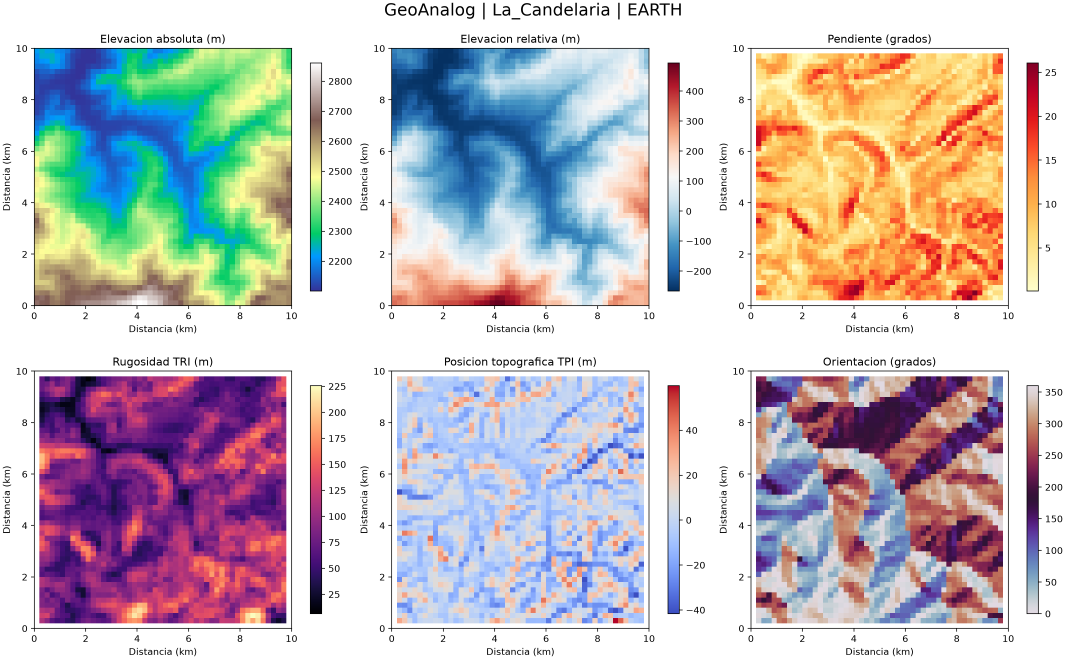
#> input picture data/figures/earth_La_Candelaria_analysis.png, 3200 x 2000 px (shown at 1/3 size)
$ python -i export_gallery.py   (imports and definitions only)
#> lines starting #> are read from the running program, lines starting #| are printed output that depends on the picture
#> further down, picture is the input picture: PIL image 3200x2000 RGBA; mean R, G, B, A 199.8, 192.5, 195, 255
"""
export_gallery.py - Download the curated image gallery shown in the app's carousels.

Input:  data/gallery_sources.json  hand-picked images per place (NASA Image and
                                   Video Library ids or NASA SVS stills), with
                                   a short caption in Spanish and English.
Output: web/public/images/gallery/<place>/<n>.jpg   resized JPEGs (max 1600 px)
        web/public/data/gallery.json                captions, credit, date, kind
                                                    and link to the source

Every image is public NASA material (NASA media guidelines: not copyrighted
unless noted). The script stops on any image whose description mentions a
copyright, and keeps the credit line written in the NASA description
("Credit: NASA/JPL-Caltech/..."). Details: docs/DATOS_WEB.md.

Examples:
    python src/export_gallery.py            # only missing images
    python src/export_gallery.py --force    # download everything again
"""

import argparse
import html
import io
import json
import re
import sys
import time
from datetime import datetime, timezone
from pathlib import Path

import numpy as np
import requests
from PIL import Image

ROOT = Path(__file__).resolve().parent.parent
NASA_API = "https://images-api.nasa.gov"
SVS_API = "https://svs.gsfc.nasa.gov/api"

MAX_SIDE = 1600
MAX_ASPECT = 2.4  # wider panoramas are center-cropped to this width / height
MIN_ASPECT = 0.75  # taller strips are center-cropped to this

session = requests.Session()
session.headers["User-Agent"] = "geoanalog/1.0 (NASA Space Apps 2026)"


# [12 lines left out: function get, not called in this run]


def clean(text):
    return re.sub(r"\s+", " ", html.unescape(re.sub(r"<[^>]+>", " ", text or ""))).strip()


# [62 lines left out: functions nasa_credit, nasa_image, open_image, svs_image, not called in this run]


def trim_and_fit(img):
    """Remove black borders (rotated orbital strips), tame extreme aspect ratios and resize."""
    img = img.convert("RGB")
    a = np.asarray(img)
    # Only rows/columns that are almost entirely black: lunar shadows are dark
    # too, so anything stricter eats real terrain.
    lit = a.max(axis=2) > 12
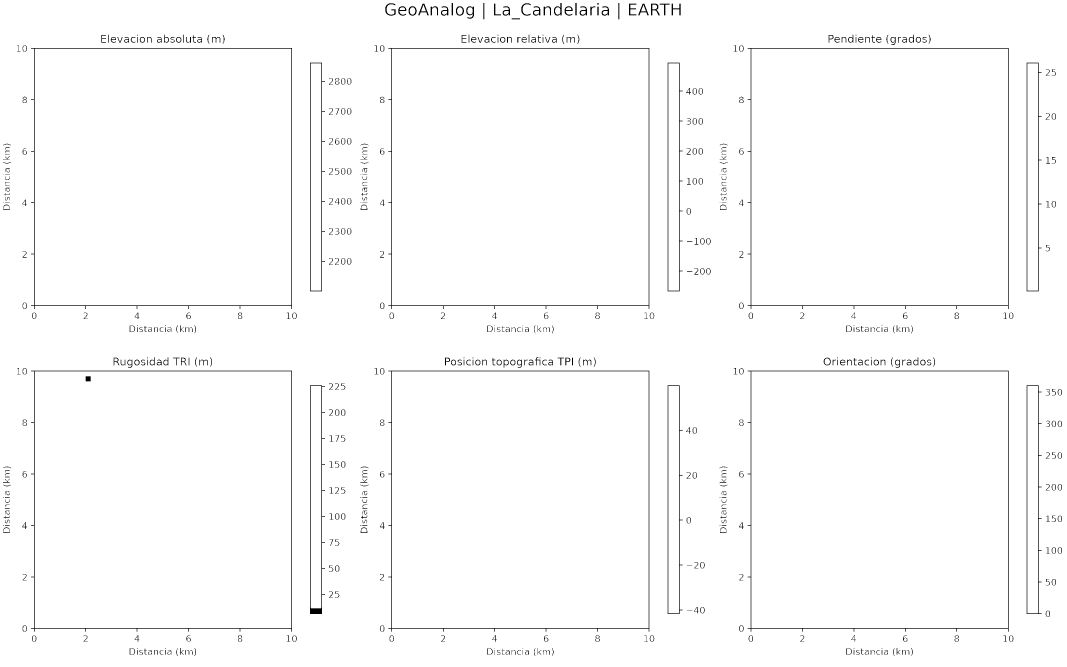
#> lit: shape (2000, 3200) bool (shown at 1/3 size); 98.5% white; black in thin lines or dots
    rows = np.where(lit.mean(axis=1) > 0.03)[0]
#> rows = 2000 values from 0 to 1999
    cols = np.where(lit.mean(axis=0) > 0.03)[0]
#> cols = 3200 values from 0 to 3199
    if len(rows) > 10 and len(cols) > 10:
        img = img.crop((cols[0], rows[0], cols[-1] + 1, rows[-1] + 1))
    w, h = img.size
#> w = 3200; h = 2000
    if w / h > MAX_ASPECT:
        nw = int(h * MAX_ASPECT)
        img = img.crop(((w - nw) // 2, 0, (w - nw) // 2 + nw, h))
    elif w / h < MIN_ASPECT:
        nh = int(w / MIN_ASPECT)
        img = img.crop((0, (h - nh) // 2, w, (h - nh) // 2 + nh))
    img.thumbnail((MAX_SIDE, MAX_SIDE), Image.LANCZOS)
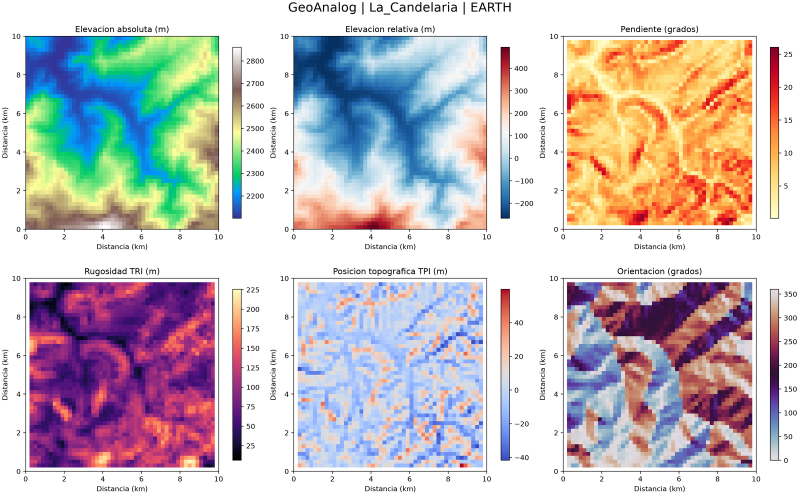
#> img: PIL image 1600x1000 RGB (shown at 1/2 size); mean R, G, B 199.5, 192.3, 194.8
    return img


# [69 lines left out: function main, not called in this run]


# [2 lines not run here, left out]

>>> from PIL import Image
>>> picture = Image.open('../data/figures/earth_La_Candelaria_analysis.png')
>>> result = trim_and_fit(picture)
